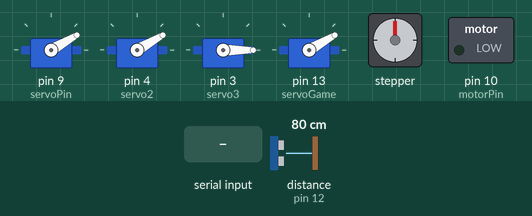
Simulated run of this sketch. Board: Arduino Uno, built with avr-gcc and run on an emulated ATmega328P. On the bench: 4 × servo, stepper motor, switched loads named in the sketch (green lamp = pin HIGH). Wiring (inferred from the names in the program): ultrasonic range finder: trigger pin 11; echo pin 12. Inputs (shaded band) come from the test bench; at power-on: distance to the obstacle (sensor on pin 12) 80 cm. The echo pulse lasts 58.3 µs per cm; stepper angles assume 2048 steps per turn; pins used as bus, display or sensor lines are not drawn.

Above: at 1.2 s.
1.3 s: "3" received over Serial
At 1.46 s:
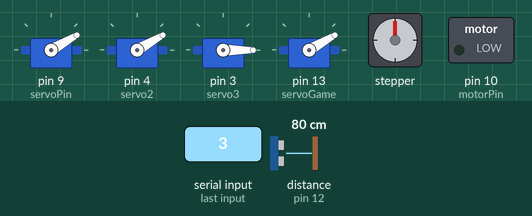
7.3 s: "1" received over Serial
At 8.5 s:
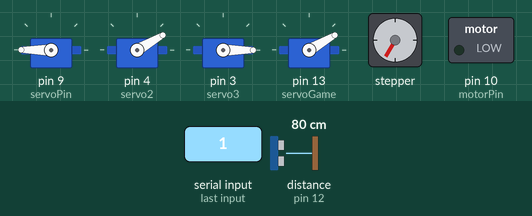
8.9 s: "2" received over Serial
At 9.5 s:
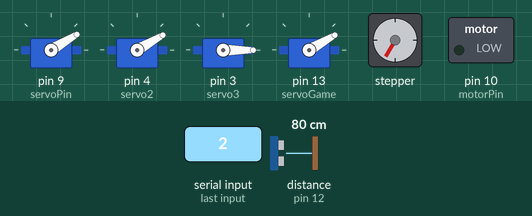
10.6 s: "7" received over Serial
At 10.96 s:
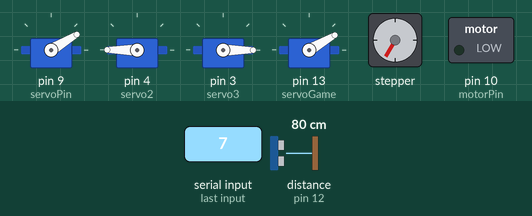
12.6 s: "4" received over Serial
At 14.61 s:
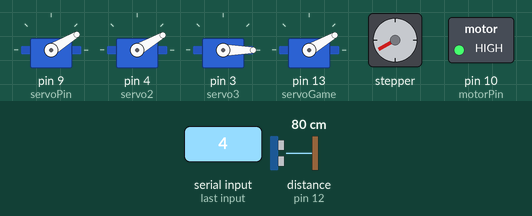
18.6 s: "5" received over Serial
Timing chart, 0 to 22.6 s (numbered marks = the images above; inputs shaded):
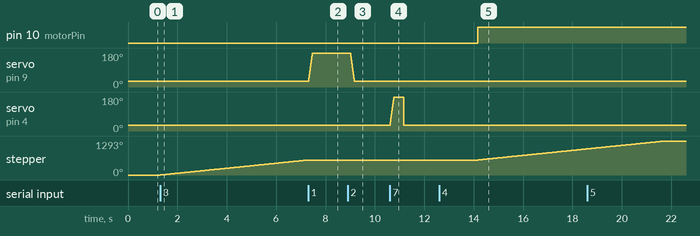

Measured:
- after the input at 1.3 s, stepper: keeps turning clockwise at about 95°/s, starting at once
- after the input at 7.3 s, servo on pin 9 (servoPin): 30° → 180° at once
- after the input at 8.9 s, servo on pin 9 (servoPin): moves from 180° to 31° over 0.16 s, starting after 0.10 s
- after the input at 10.6 s, servo on pin 4 (servo2): rises from 30° to 180° in 0.16 s, then falls to 30° in 0.40 s
- after the input at 12.6 s, stepper: keeps turning clockwise at about 96°/s, starting after 1.6 s

The sketch:

commWithPython.ino
```cpp
#include <Servo.h>
#include <Stepper.h>
int trigPin = 11;    // Trigger
int echoPin = 12;    // Echo
long duration, cm, inches;
int servoPin = 9;
char serialData;
Servo servo;
Servo servo2;
Servo servo3;
Servo servoGame;
int motorPin = 10;
const int speed =180;
const int stepsPerRevolution = 2048;
Stepper myStepper = Stepper(stepsPerRevolution, 8, 6, 7, 5);
int angle = 0;


void setup() {
  // put your setup code here, to run once:
  Serial.begin (9600);
  //Define inputs and outputs
  pinMode(trigPin, OUTPUT);
  pinMode(echoPin, INPUT);
  pinMode(motorPin, OUTPUT);
  servo.attach(servoPin);
  servo2.attach(4);
  servo3.attach(3);
  servoGame.attach(13);
  servo.write(30);
  servo2.write(30);
  servo3.write(0);

  servoGame.write(30);
  myStepper.setSpeed(16);


//

}

void loop() {
  digitalWrite(trigPin, LOW);
  delayMicroseconds(5);
  digitalWrite(trigPin, HIGH);
  delayMicroseconds(10);
  digitalWrite(trigPin, LOW);

  // Read the signal from the sensor: a HIGH pulse whose
  // duration is the time (in microseconds) from the sending
  // of the ping to the reception of its echo off of an object.
  pinMode(echoPin, INPUT);
  duration = pulseIn(echoPin, HIGH);

  // Convert the time into a distance
  cm = (duration/2) / 29.1;     // Divide by 29.1 or multiply by 0.0343
  inches = (duration/2) / 74;

  if (inches>=4 && inches<=6){
    Serial.println("playSong");

  }


  // put your main code here, to run repeatedly:
  if (Serial.available()>0){
    serialData = Serial.read();
    if (serialData=='1'){
      for(angle = 30; angle < 270; angle++)
      {
        servo.write(angle);
        delay(1);
      }

    }
    if (serialData=='2'){
      for(angle = 270; angle > 30; angle--)
      {
        servo.write(angle);
        delay(1);
      }
      digitalWrite(motorPin, LOW);
    }
    if (serialData=='3'){
      //deal with Stepper
      myStepper.step(3248);

    }
    if (serialData=='4'){
      //deal with Stop Stepper
      myStepper.step(3248);
    }
    if (serialData=='5'){
      //deal with Servo 5
       myStepper.step(860);

    }
    if (serialData=='6'){
      //deal with Servo 6
       myStepper.step(860);
    }
     if (serialData=='7'){
      //deal with TREAT Latch
      for(angle = 30; angle < 270; angle++)
        {
        servo2.write(angle);
        delay(1);
        }
        delay(300);
        servo2.write(30);
        delay(3000);
        //start conveyor
        digitalWrite(motorPin, speed);

    }
     if (serialData=='8'){
      //deal with TREAT Latch
      for(angle = 30; angle < 270; angle++)
        {
        servo3.write(angle);
        delay(1);
        }
        delay(300);
        servo3.write(30);
    }
    if (serialData=='r'){
      Serial.flush();
      servo.write(0);

    }

  }

}
```
